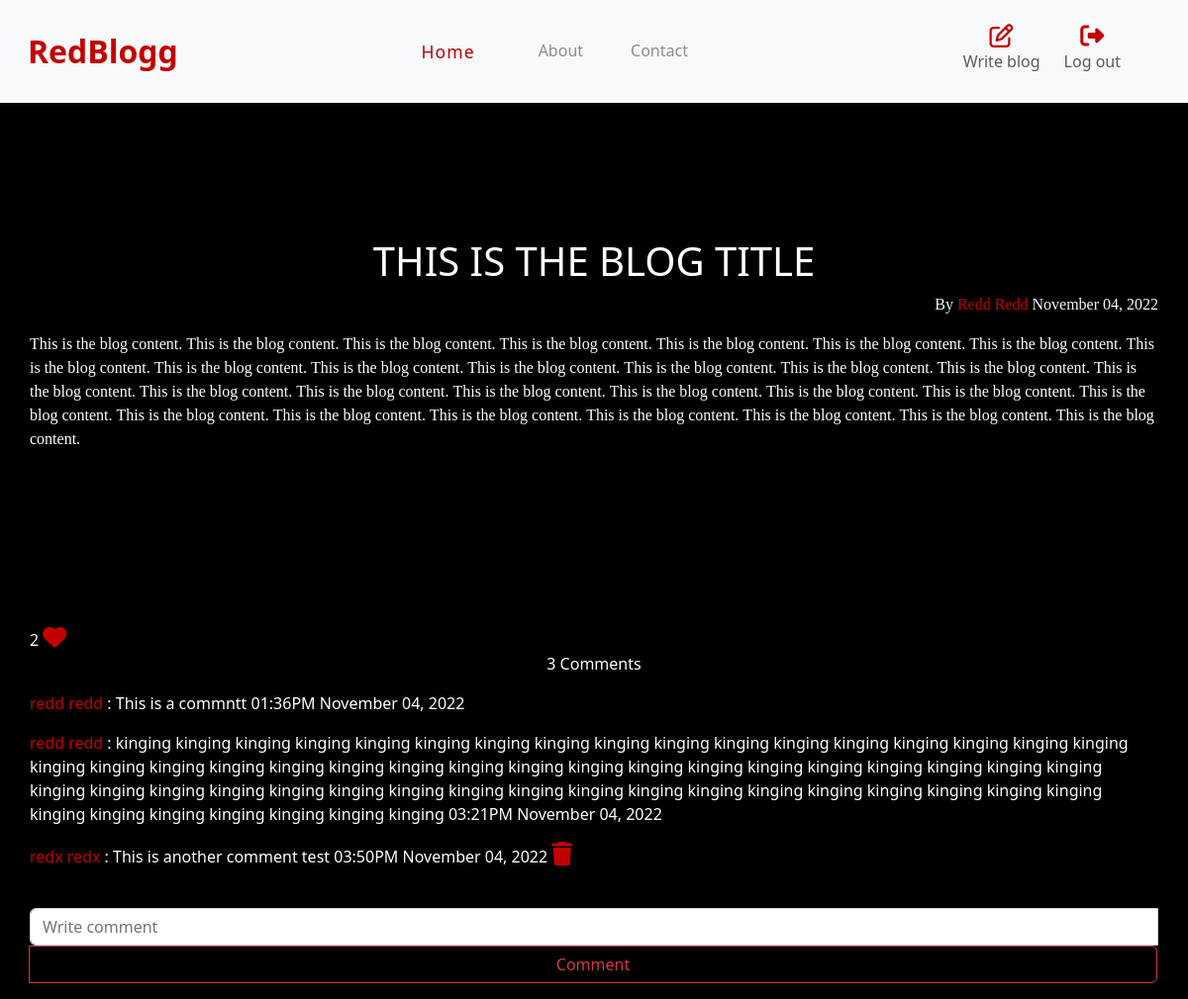
The app's page /post/1 (signed in) with its own data.
### blog/models.py (models this page shows, shortened)
class Post(db.Model):
    id = db.Column(db.Integer, primary_key=True)
    title = db.Column(db.String(200), nullable=False)
    text = db.Column(db.Text, nullable=False)
    date_created = db.Column(db.DateTime(timezone=True), default=func.now())
    author = db.Column(db.Integer, db.ForeignKey(
        'user.id', ondelete="CASCADE"), nullable=False)
    comments = db.relationship('Comment', backref='post', passive_deletes=True)
    likes = db.relationship('Like', backref='post', passive_deletes=True)

class User(db.Model, UserMixin):
    id = db.Column(db.Integer, primary_key=True)
    email = db.Column(db.String(150), unique=True)
    firstname = db.Column(db.String(150))
    lastname = db.Column(db.String(150))
    password = db.Column(db.String(150))
    date_created = db.Column(db.DateTime(timezone=True), default=func.now())
    posts = db.relationship('Post', backref='user', passive_deletes=True)
    comments = db.relationship('Comment', backref='user', passive_deletes=True)
    likes = db.relationship('Like', backref='user', passive_deletes=True)

class Comment(db.Model):
    id = db.Column(db.Integer, primary_key=True)
    text = db.Column(db.String(200), nullable=False)
    date_created = db.Column(db.DateTime(timezone=True), default=func.now())
    author = db.Column(db.Integer, db.ForeignKey(
        'user.id', ondelete="CASCADE"), nullable=False)
    post_id = db.Column(db.Integer, db.ForeignKey(
        'post.id', ondelete="CASCADE"), nullable=False)

### blog/routes.py (the view)
@app.route("/post/<int:id>")
def single_post(id):
    posts = Post.query.get_or_404(id)
    return render_template ("post.html", posts=posts, user=current_user)

### blog/__init__.py (called while the page is built)
@login_manager.user_loader
def load_user(id):
    return User.query.get(int(id))

### blog/templates/post.html (shortened to what this page needs)
{% extends "base.html" %}
{% block content %}
<div class="single-post">
    <h1 align="center" style="text-transform: uppercase; color: #fff;">{{posts.title}}</h1>
    <div class="post-info">
        <span class="post-author">By <a href="/post/{{posts.user.firstname}}">{{posts.user.firstname}} {{posts.user.lastname}}</a></span>
        <span class="post-date">{{posts.date_created.strftime('%B %d, %Y')}}</span>
    </div>
    <div class="post-content">
        <p>{{posts.text|safe}}</p>
    </div>
    <div class="like">
        {% if current_user.is_authenticated %}
            {{ posts.likes|length }}
            {% if user.id in posts.likes|map(attribute="author")|list %}
                <a href="/like/{{posts.id}}"><i class="fas fa-heart"></i></a>
            {% else %}
                <a href="/like/{{posts.id}}"><i class="far fa-heart"></i></a>
            {% endif %}
        {% endif %}
    </div>
    <div class="comment">
        {% if current_user.is_authenticated %}
            {% if posts.comments|length > 1 %}
                <p align="center">{{posts.comments|length}} Comments</p>
                {% elif posts.comments|length == 1 %}
                <p align="center">{{posts.comments|length}} Comment</p>
                {% else %}
                <p align="center">Be the first to Comment</p>
            {% endif %}
            {% for comment in posts.comments %}
                <p style="text-align: left;"> <a href="/post/{{comment.user.firstname}}">{{comment.user.firstname}} {{comment.user.lastname}}</a> : {{comment.text}} {{comment.date_created.strftime('%I:%M%p %B %d, %Y')}}
                    {% if user.id == comment.author or user.id == posts.author %}
                    <a href="/delete-comment/{{comment.id}}"><i class="fas fa-trash"></i></a>
                {% endif %}</p>
            {% endfor %}
            <br>
            <form action="/comment/{{posts.id}}" method="post">
                <div class="input-group mb-3">
                    <input type="text" class="form-control" placeholder="Write comment"  name="comment" id="comment">
                    <button class="btn btn-outline-danger" type="submit" id="button-addon2">Comment</button>
                </div>
            </form>
        {% endif %}
    </div>
</div>
{% endblock %}

### blog/static/style.css (style rules this page uses)
:root { --accent-color:#c30000; }
* { margin:0; padding:0; box-sizing:border-box; text-decoration: none !important; }
body { background-color: #000; }
i { color: var(--accent-color); }
a, button { color:var(--accent-color); }
.post-info { text-align: right; color: aliceblue; font-family: cursive; }
.post-author a { color:var(--accent-color); text-transform: capitalize; }
.post-content { color: #fff; font-family: 'Times New Roman', Times, serif; padding-bottom: 10rem; }
.like, .comment { color: white; }
.like i, .comment i { font-size: 1.5rem; margin-right: 0.5rem; }
.btn { width: 100%; }

### records on screen
Post: title "THIS IS THE BLOG TITLE", date_created "November 04, 2022", text "This is the blog content. This is the blog content. This is the blog content. This is the blog content. This is the blog content. This is the blog content. This is the blog content. This is the blog content. This is the blog content. This is the blog content. This is the blog content. This is the blog content. This is the blog content. This is the blog content. This is the blog content. This is the blog content. This is the blog content. This is the blog content. This is the blog content. This is the blog content. This is the blog content. This is the blog content. This is the blog content. This is the blog content. This is the blog content. This is the blog content. This is the blog…"
User: user.firstname "Redd", user.lastname "Redd"
Comment: user.firstname "redd", user.lastname "redd", text "This is a commntt", date_created "01:36PM November 04, 2022"
Comment: user.firstname "redd", user.lastname "redd", text "kinging kinging kinging kinging kinging kinging kinging kinging kinging kinging kinging kinging kinging kinging kinging kinging kinging kinging kinging kinging kinging kinging kinging kinging kinging kinging kinging kinging kinging kinging kinging kinging kinging kinging kinging kinging kinging kinging kinging kinging kinging kinging kinging kinging kinging kinging kinging kinging kinging kinging kinging kinging kinging kinging kinging kinging kinging kinging kinging kinging", date_created "03:21PM November 04, 2022"
Comment: user.firstname "redx", user.lastname "redx", text "This is another comment test", date_created "03:50PM November 04, 2022"

### other values on screen
{{ posts.likes|length }} "2"
{{ posts.comments|length }} "3"
